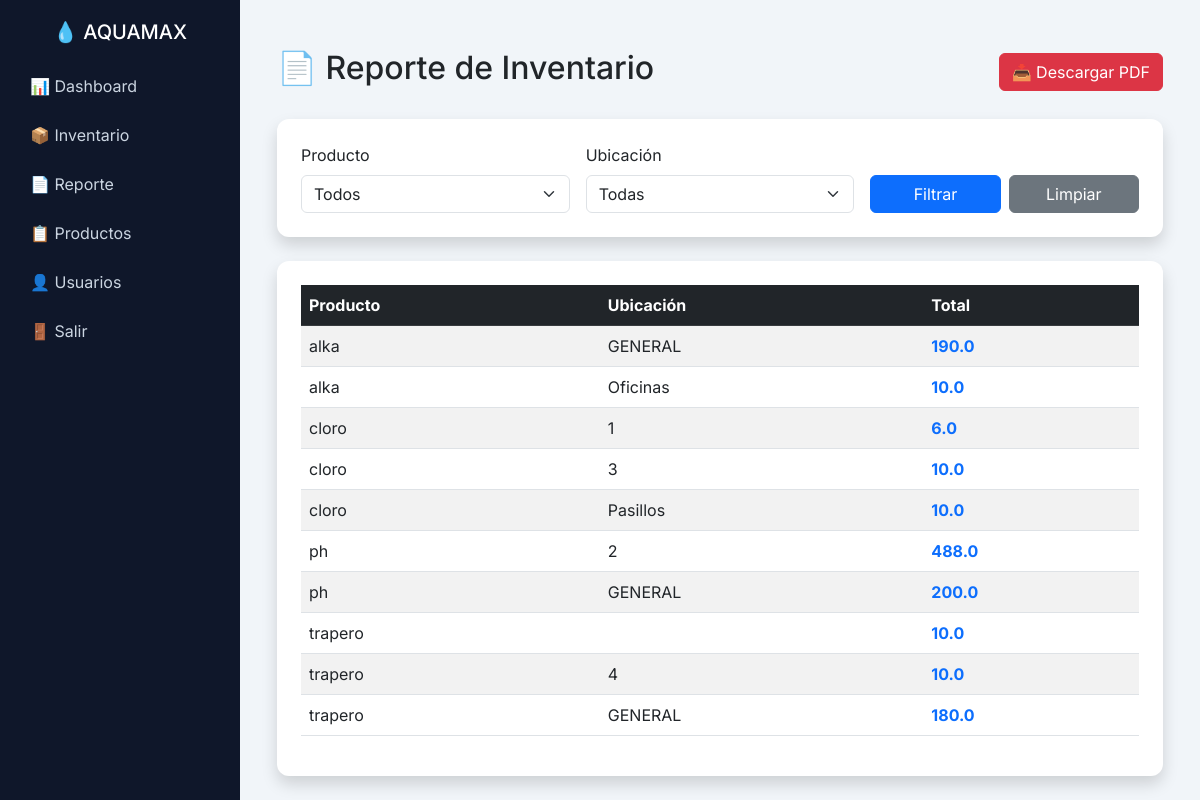
The app's page /reporte (signed in) with its own data.
### tables this page shows
CREATE TABLE inventario (
        id TEXT,
        producto TEXT,
        tipo TEXT,
        cantidad REAL,
        piscina TEXT,
        fecha TEXT,
        usuario TEXT
    );

### routes/dashboard.py (the view)
@dashboard_bp.route("/reporte")
@login_required
def reporte():
    conn = conectar()
    cursor = conn.cursor()
    producto = request.args.get("producto")
    ubicacion = request.args.get("ubicacion")
    cursor.execute("SELECT nombre FROM productos")
    lista_productos = [p[0] for p in cursor.fetchall()]
    cursor.execute("SELECT DISTINCT piscina FROM inventario")
    lista_ubicaciones = [u[0] for u in cursor.fetchall() if u[0]]
    query = """
        SELECT p.nombre, IFNULL(i.piscina, 'Sin movimiento'), IFNULL(SUM(i.cantidad), 0)
        FROM productos p
        LEFT JOIN inventario i ON p.nombre = i.producto
        WHERE 1=1
    """
    params = []
    if producto:
        query += " AND p.nombre = ?"
        params.append(producto)
    if ubicacion:
        query += " AND i.piscina = ?"
        params.append(ubicacion)
    query += " GROUP BY p.nombre, i.piscina"
    cursor.execute(query, params)
    datos = cursor.fetchall()
    conn.close()
    return render_template(
        "reporte.html",
        reporte=datos,
        lista_productos=lista_productos,
        lista_ubicaciones=lista_ubicaciones
    )

### database/db.py (called while the page is built)
def conectar():
    database_url = os.environ.get("DATABASE_URL")
    try:
        if database_url:
            return psycopg2.connect(database_url)
        return sqlite3.connect("aquamax.db")
    except Exception as e:
        print("Error de conexión:", e)
        return sqlite3.connect("aquamax.db")
    if database_url:
        return psycopg2.connect(database_url)
    return sqlite3.connect("aquamax.db")

### routes/utils.py (called while the page is built)
def login_required(f):
    @wraps(f)
    def decorated(*args, **kwargs):
        if "user" not in session:
            return redirect("/")
        return f(*args, **kwargs)
    return decorated

### templates/reporte.html (shortened to what this page needs)
{% extends "base.html" %}
{% block content %}
<div class="container mt-4">
<div class="d-flex justify-content-between align-items-center mb-4">
    <h2>📄 Reporte de Inventario</h2>
    <a href="/reporte/pdf?producto={{request.args.get('producto','')}}&ubicacion={{request.args.get('ubicacion','')}}"
class="btn btn-danger">
📥 Descargar PDF
</a>
</div>
<div class="card shadow p-4 mb-4">
<form method="get" class="row g-3">
<div class="col-md-4">
<label class="form-label">Producto</label>
<select name="producto" class="form-select">
<option value="">Todos</option>
</select>
</div>
<div class="col-md-4">
<label class="form-label">Ubicación</label>
<select name="ubicacion" class="form-select">
<option value="">Todas</option>
</select>
</div>
<div class="col-md-4 d-flex align-items-end gap-2">
<button class="btn btn-primary w-100">Filtrar</button>
<a href="/reporte" class="btn btn-secondary w-100">Limpiar</a>
</div>
</form>
</div>
<div class="card shadow p-4">
<table class="table table-hover table-striped align-middle">
<thead class="table-dark">
<tr>
<th>Producto</th>
<th>Ubicación</th>
<th>Total</th>
</tr>
</thead>
<tbody>
{% if reporte %}
    {% for r in reporte %}
    <tr>
        <td>{{r[0]}}</td>
        <td>{{r[1]}}</td>
        <td class="fw-bold text-primary">{{r[2]}}</td>
    </tr>
    {% endfor %}
{% else %}
    <tr>
        <td colspan="3" class="text-center text-muted">
            No hay datos disponibles
        </td>
    </tr>
{% endif %}
</tbody>
</table>
</div>
</div>
{% endblock %}

### templates/base.html (style rules this page uses)
body { margin: 0; font-family: 'Inter', sans-serif; background: #f1f5f9; }
.card { border: none; border-radius: 12px; padding: 20px; background: white; box-shadow: 0 5px 15px rgba(0,0,0,0.05); }
button { width: 100%; padding: 10px; border: none; border-radius: 8px; background: #0ea5e9; color: white; }

### records on screen
inventario: producto "alka", piscina "GENERAL", cantidad "190.0"
inventario: producto "alka", piscina "Oficinas", cantidad "10.0"
inventario: producto "cloro", piscina "3", cantidad "10.0"
inventario: producto "cloro", piscina "Pasillos", cantidad "10.0"
inventario: producto "ph", piscina "GENERAL", cantidad "200.0"
inventario: producto "trapero", piscina "4", cantidad "10.0"
inventario: producto "trapero", piscina "GENERAL", cantidad "180.0"

### other values on screen
{{ r[0] }} "cloro" "ph" "trapero"
{{ r[1] }} "1" "2"
{{ r[2] }} "6.0" "488.0" "10.0"
